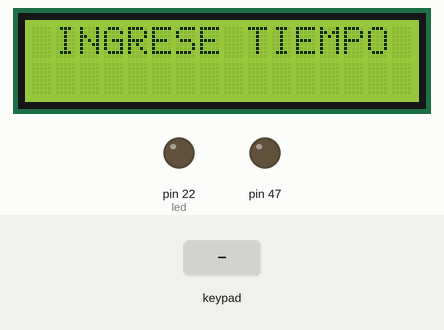
Recording of a sketch running on a simulated Arduino Mega 2560, built with avr-gcc and run on an emulated ATmega2560. On the bench: 16×2 character LCD, output pins drawn as LEDs (lit = HIGH). The test bench sets the inputs (shaded band).

Above: at 1.2 s.
1.3 s: keypad keys 2 1 2 0 1 9 1 8 # pressed 0.4 s apart
At 2.2 s:
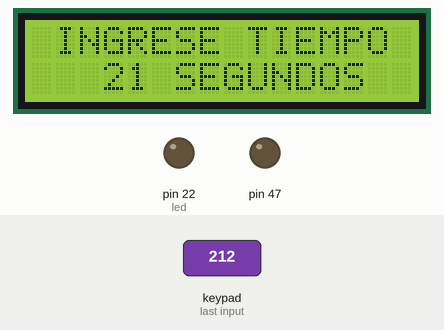
At 5.3 s:
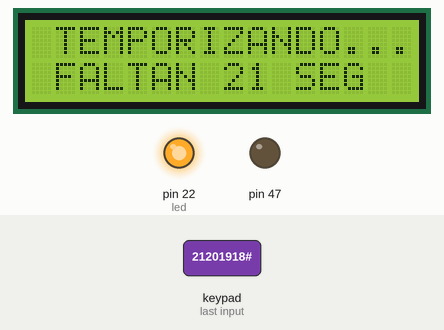
Timing chart, 0 to 27.1 s (numbered marks = the images above; inputs shaded):
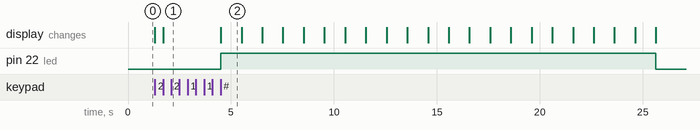

The sketch:

punto4.ino
```cpp
#include <Keypad.h>
#include <LiquidCrystal.h>
LiquidCrystal lcd(48,49,45,44,43,42);
const byte filas = 4;
const byte columnas = 3;
char teclas[filas][columnas] =
{
  {'1','2','3'},
  {'4','5','6'},
  {'7','8','9'},
  {'*','0','#'}
};
byte pinesfilas[filas] = {21,20,19,18};
byte pinescolumnas[columnas] = {17,16,15};
Keypad teclado = Keypad( makeKeymap(teclas), pinesfilas,  pinescolumnas, filas,columnas );
int led = 22;
int tiempo,uni,dec;
char k;

int teclados()
{
  int val;
  k=teclado.getKey();

  while((k=='\0')||(k=='#')||(k=='*'))
  {
    k=teclado.getKey();
  }

  val=k-48;
  return val;
}

void temporizando()
{
  digitalWrite(led, HIGH);
  while(tiempo>0)
  {
    lcd.clear();
    lcd.setCursor(1,0);
    lcd.print("TEMPORIZANDO...");
    lcd.setCursor(1,1);
    lcd.print("FALTAN");
    lcd.setCursor(8,1);
    lcd.print(tiempo);
    lcd.setCursor(11,1);
    lcd.print("SEG");
    delay(1000);
    tiempo--;
  }
  digitalWrite(led, LOW);
  lcd.clear();
}
void setup()
{
  pinMode(47,OUTPUT);
  digitalWrite(47,0);
  lcd.begin(16,2);
  pinMode(led, OUTPUT);
  digitalWrite(led, LOW);

}
void loop()
{
  lcd.setCursor(1,0);
  lcd.print("INGRESE TIEMPO");
  dec=teclados();
  lcd.setCursor(3,1);
  lcd.print(dec);
  uni=teclados();
  lcd.setCursor(4,1);
  lcd.print(uni);
  lcd.setCursor(6,1);
  lcd.print("SEGUNDOS");
  while(k!='#')
  {
    k=teclado.getKey();
  }
  tiempo=dec*10+uni;
  temporizando();
}
```

Measured:
- after the input at 1.3 s, pin 22 (led): LOW → HIGH after 3.2 s, → LOW 21.1 s later; the display: first changes at once (image 1 shows a later state)
- what the display in image 2 shows lasts 1.0 s, from 4.5 s to 5.5 s
